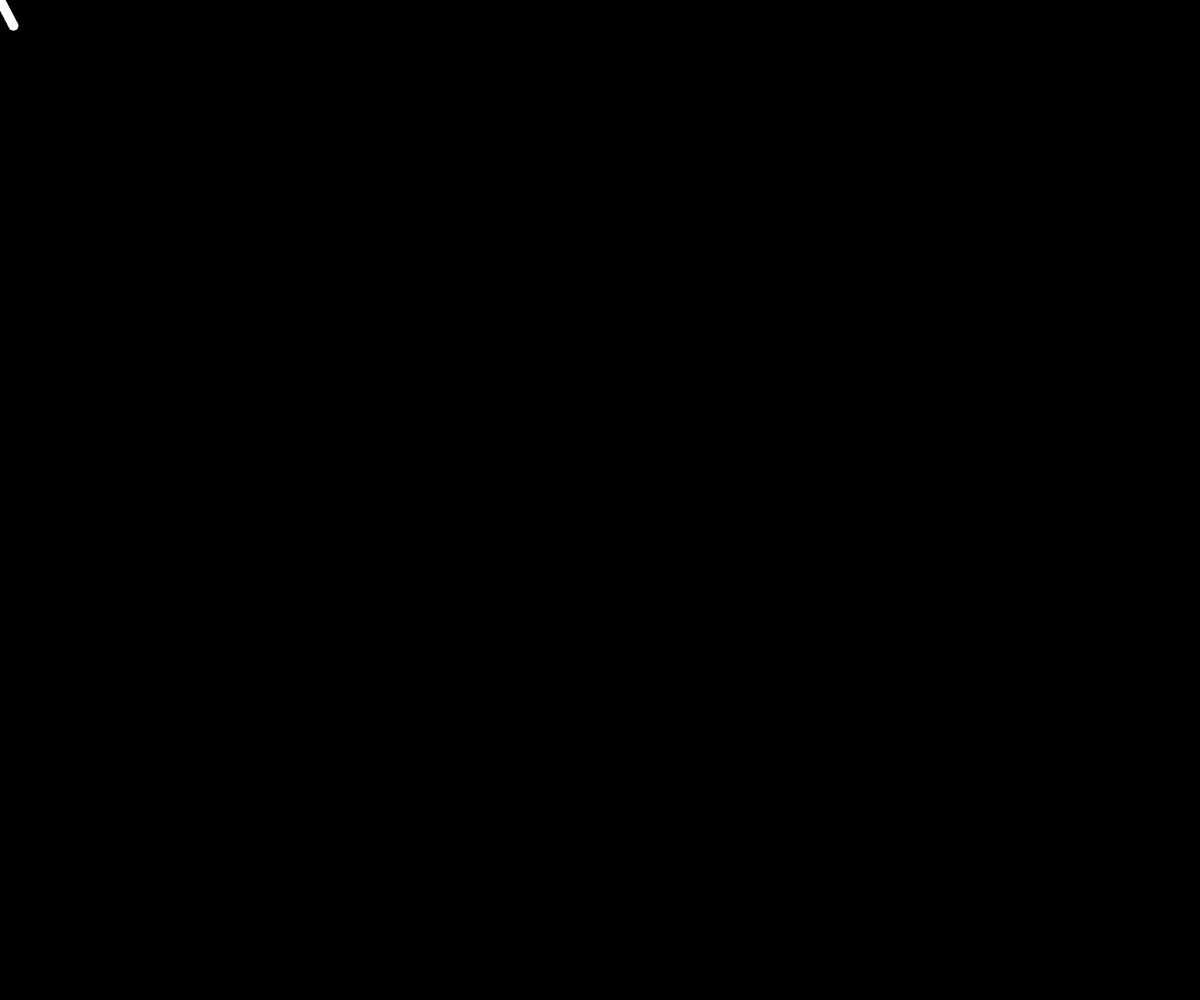
Frame 1 (no input)
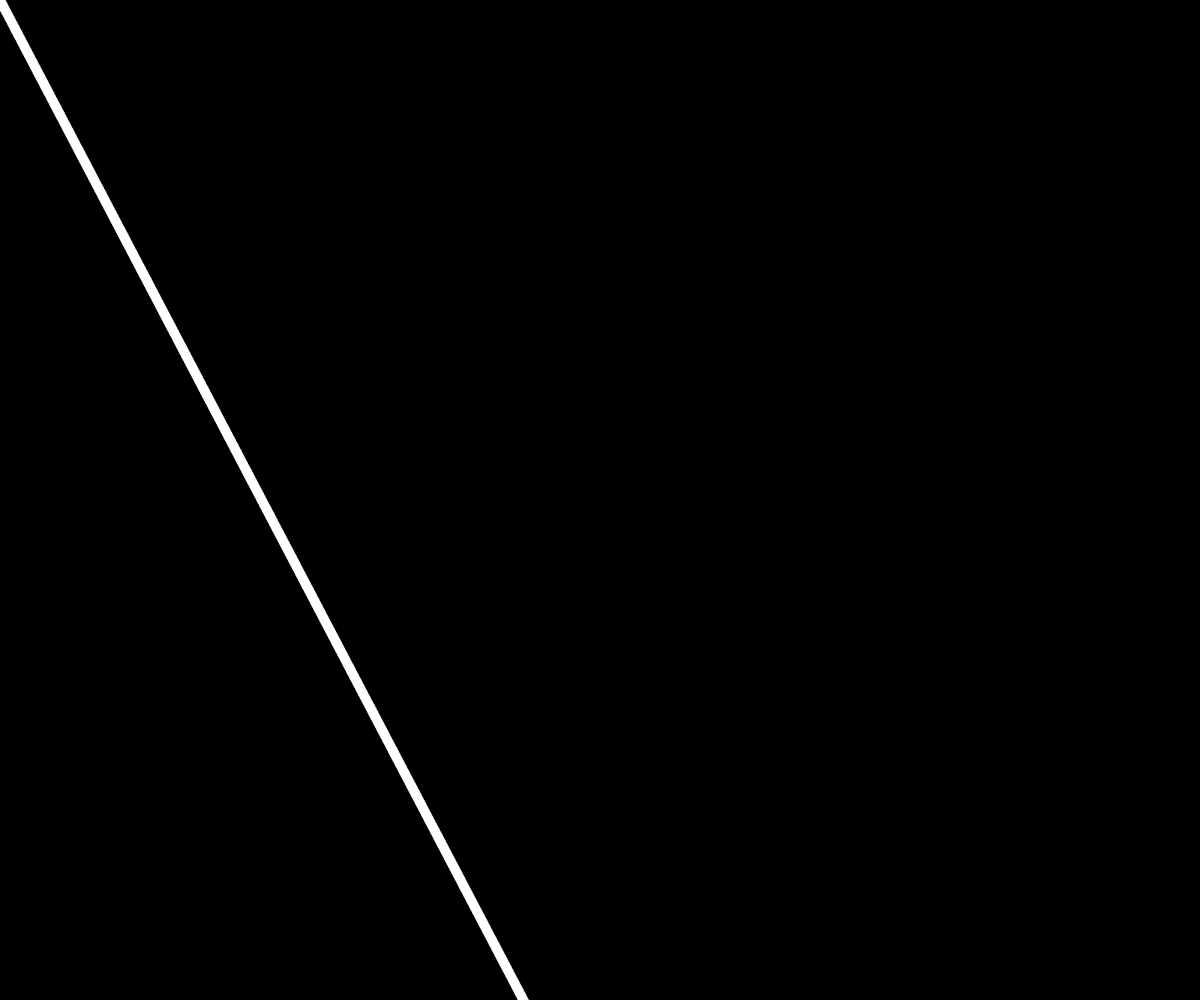
Frame 60 (no input)
Frame 120 (the mouse pressed at the canvas centre since frame 60): identical to frame 60, image omitted

The p5.js sketch that drew these frames (run headless with seeded random() and noise() and a simulated clock; from frame 60 on, the mouse is pressed at the canvas centre):

// p5.js sketch
// ── sketch.js
/**
 * File: sketch.js
 * Project: Exercise_02_random_walking_extended
 * Version <<projectversion>>
 * File Created: Wednesday, 20th January 2021 9:40:55 am
 * Author: Eoan O'Dea (eoan@web-space.design)
 * -----
 * File Description:
 * Last Modified: Tuesday, 26th January 2021 2:25:31 pm
 * Modified By: Eoan O'Dea (eoan@web-space.design>)
 * -----
 * Copyright 2021 WebSpace, WebSpace
 */

var xPos;
var yPos;
// var speed = 20;
var angle = 120;
var stepSize = 1;
var diameter = 1;
var stepSize = 2;
var optionsX = [-1, 0, 1, 1];
var optionsY = [-1, 0, 1, 1];

function setup() {
  createCanvas(window.innerWidth, window.innerHeight);
  background(0);

  xPos = 0;
  yPos = 0;
}

function draw() {
  let speed = map(mouseX, 0, width, 2, 10);
  // let diam = map(mouseY, 0, height, 1, 10);

  for (let x = 0; x < 10; x++) {
    stroke(255);
    strokeWeight(10);

    point(xPos, yPos);

    xPos += cos(radians(angle)) + stepSize;
    yPos += sin(radians(angle)) + stepSize;
  }
}
